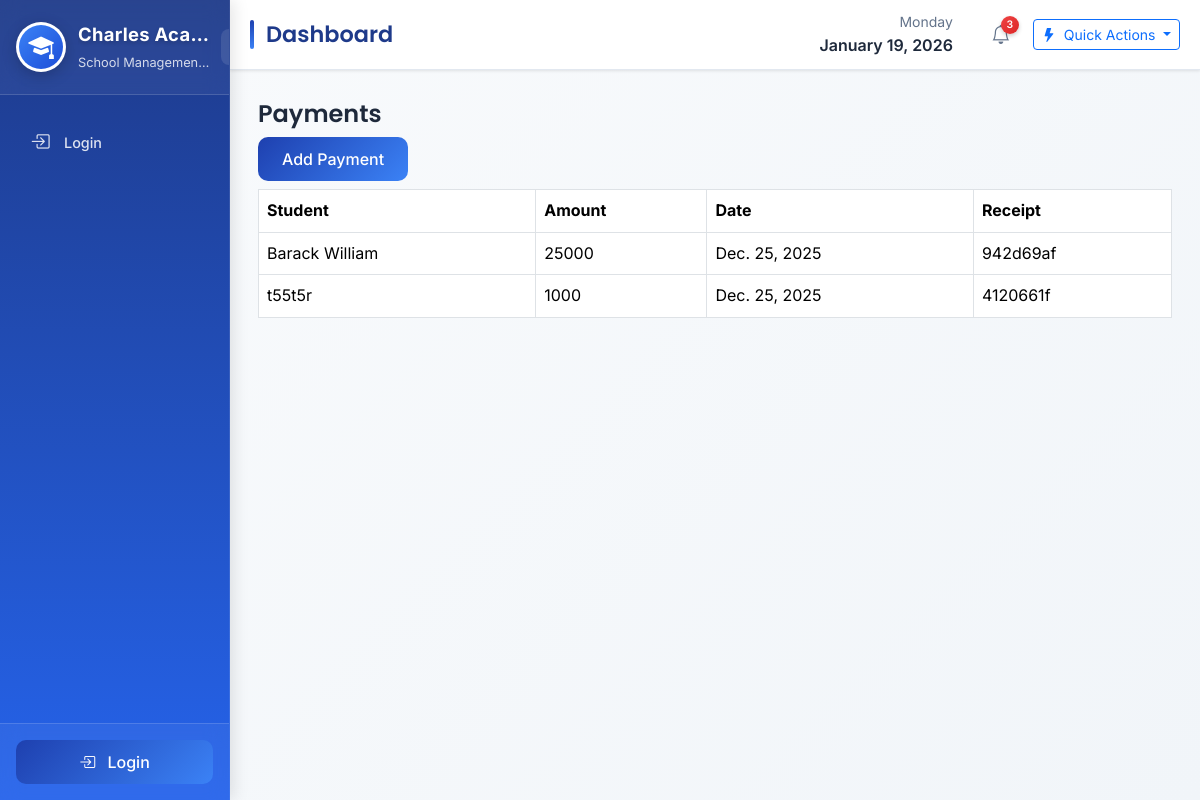
The page /fees/ on the database its author committed.
### fees/models.py (models this page shows, shortened)
class Payment(models.Model):
    student = models.ForeignKey(Student, on_delete=models.CASCADE)
    amount_paid = models.PositiveIntegerField()
    date = models.DateField(auto_now_add=True)
    receipt_no = models.CharField(max_length=100, unique=True)

### students/models.py (models this page shows, shortened)
class Student(models.Model):
    STATUS_CHOICES = (
        ('ACTIVE', 'Active'),
        ('GRADUATED', 'Graduated'),
        ('TRANSFERRED', 'Transferred'),
    )
    user = models.OneToOneField(settings.AUTH_USER_MODEL, on_delete=models.CASCADE, null=True, blank=True)
    full_name = models.CharField(max_length=200)
    email = models.EmailField(unique=True, blank=True, null=True)  # ✅ New email field
    photo = models.ImageField(upload_to='students/', blank=True)
    classroom = models.ForeignKey(ClassRoom, on_delete=models.SET_NULL, null=True)
    admission_year = models.PositiveIntegerField(default=timezone.now().year)
    registration_number = models.CharField(max_length=50, unique=True)
    status = models.CharField(max_length=20, choices=STATUS_CHOICES, default='ACTIVE')
    documents = models.FileField(upload_to='documents/', blank=True)
    class Meta:
        verbose_name = "Student"
        verbose_name_plural = "Students"
        ordering = ['full_name']

### fees/views.py (the view)
# urls.py: path('', views.payment_list, name='payment_list'),
def payment_list(request):
    settings_obj = SchoolSettings.objects.first()
    payments = Payment.objects.select_related('student').order_by('-date')
    return render(request, 'fees/payment_list.html', {'payments': payments,'school_settings': settings_obj})

### templates/fees/payment_list.html
{% extends 'base.html' %}
{% block content %}
<h4>Payments</h4>
<a href="{% url 'fees:record_payment' %}" class="btn btn-primary mb-2">Add Payment</a>
<table class="table table-bordered">
<tr><th>Student</th><th>Amount</th><th>Date</th><th>Receipt</th></tr>
{% for p in payments %}
<tr>
<td>{{ p.student.full_name }}</td>
<td>{{ p.amount_paid }}</td>
<td>{{ p.date }}</td>
<td>{{ p.receipt_no }}</td>
</tr>
{% endfor %}
</table>
{% endblock %}

### templates/base.html (style rules this page uses)
:root { --primary-color: #1e40af; --primary-light: #3b82f6; --primary-dark: #1e3a8a; --secondary-color: #2563eb; --accent-color: #60a5fa; --sidebar-blue: #1e3a8a; --sidebar-gradient: linear-gradient(180deg, #1e3a8a 0%, #2563eb 100%); --sidebar-hover: rgba(255, 255, 255, 0.15); --light-bg: #f8fafc; --dark-text: #1e293b; --light-text: #64748b; --success-color: #10b981; --warning-color: #f59e0b; --danger-color: #ef4444; --sidebar-width: 280px; --sidebar-collapsed: 80px; --header-height: 70px; --shadow-sm: 0 1px 3px rgba(0,0,0,0.1); --shadow-md: 0 4px 6px -1px rgba(0,0,0,0.1); --shadow-lg: 0 10px 15px -3px rgba(0,0,0,0.1); --border-radius: 12px; --transition: all 0.3s cubic-bezier(0.4, 0, 0.2, 1); --mobile-breakpoint: 992px; }
* { margin: 0; padding: 0; box-sizing: border-box; }
html { font-size: 16px; -webkit-text-size-adjust: 100%; text-size-adjust: 100%; scroll-behavior: smooth; }
body { font-family: 'Inter', sans-serif; background-color: var(--light-bg); color: var(--dark-text); line-height: 1.6; overflow-x: hidden; min-height: 100vh; -webkit-font-smoothing: antialiased; -moz-osx-font-smoothing: grayscale; }
h1, h2, h3, h4, h5, h6 { font-family: 'Poppins', sans-serif; font-weight: 600; line-height: 1.3; }
.btn-primary { background: linear-gradient(135deg, var(--primary-color) 0%, var(--primary-light) 100%); border: none; padding: 0.625rem 1.5rem; border-radius: 10px; font-weight: 500; transition: var(--transition); min-height: 44px; min-width: 44px; }

### rows shown on the page
Payment: student.full_name "Barack William", amount_paid "25000", date "Dec. 25, 2025", receipt_no "942d69af"
Payment: student.full_name "t55t5r", amount_paid "1000", date "Dec. 25, 2025", receipt_no "4120661f"
